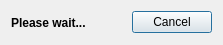
<?xml version="1.0" encoding="UTF-8"?>
<ui version="4.0">
 <class>PleaseWaitDialog</class>
 <widget class="QDialog" name="PleaseWaitDialog">
  <property name="geometry">
   <rect>
    <x>0</x>
    <y>0</y>
    <width>223</width>
    <height>45</height>
   </rect>
  </property>
  <property name="windowTitle">
   <string>Please wait...</string>
  </property>
  <property name="modal">
   <bool>true</bool>
  </property>
  <layout class="QHBoxLayout" name="horizontalLayout">
   <item>
    <widget class="QLabel" name="label">
     <property name="font">
      <font>
       <weight>75</weight>
       <bold>true</bold>
      </font>
     </property>
     <property name="text">
      <string>Please wait...</string>
     </property>
    </widget>
   </item>
   <item>
    <widget class="QDialogButtonBox" name="buttonBox">
     <property name="contextMenuPolicy">
      <enum>Qt::NoContextMenu</enum>
     </property>
     <property name="orientation">
      <enum>Qt::Horizontal</enum>
     </property>
     <property name="standardButtons">
      <set>QDialogButtonBox::Cancel</set>
     </property>
    </widget>
   </item>
  </layout>
 </widget>
 <resources/>
 <connections>
  <connection>
   <sender>buttonBox</sender>
   <signal>accepted()</signal>
   <receiver>PleaseWaitDialog</receiver>
   <slot>accept()</slot>
   <hints>
    <hint type="sourcelabel">
     <x>248</x>
     <y>254</y>
    </hint>
    <hint type="destinationlabel">
     <x>157</x>
     <y>274</y>
    </hint>
   </hints>
  </connection>
  <connection>
   <sender>buttonBox</sender>
   <signal>rejected()</signal>
   <receiver>PleaseWaitDialog</receiver>
   <slot>reject()</slot>
   <hints>
    <hint type="sourcelabel">
     <x>316</x>
     <y>260</y>
    </hint>
    <hint type="destinationlabel">
     <x>286</x>
     <y>274</y>
    </hint>
   </hints>
  </connection>
 </connections>
</ui>
